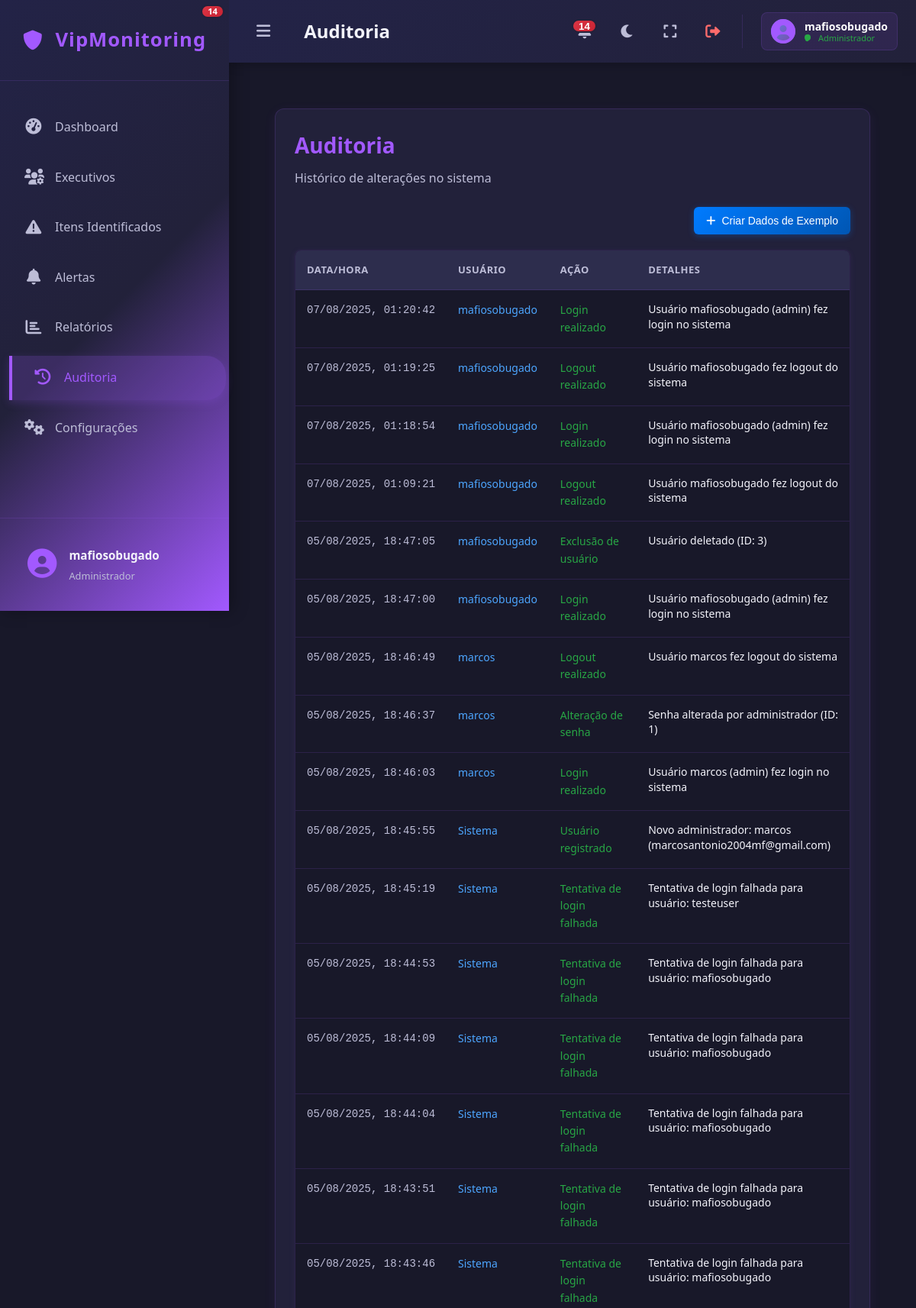
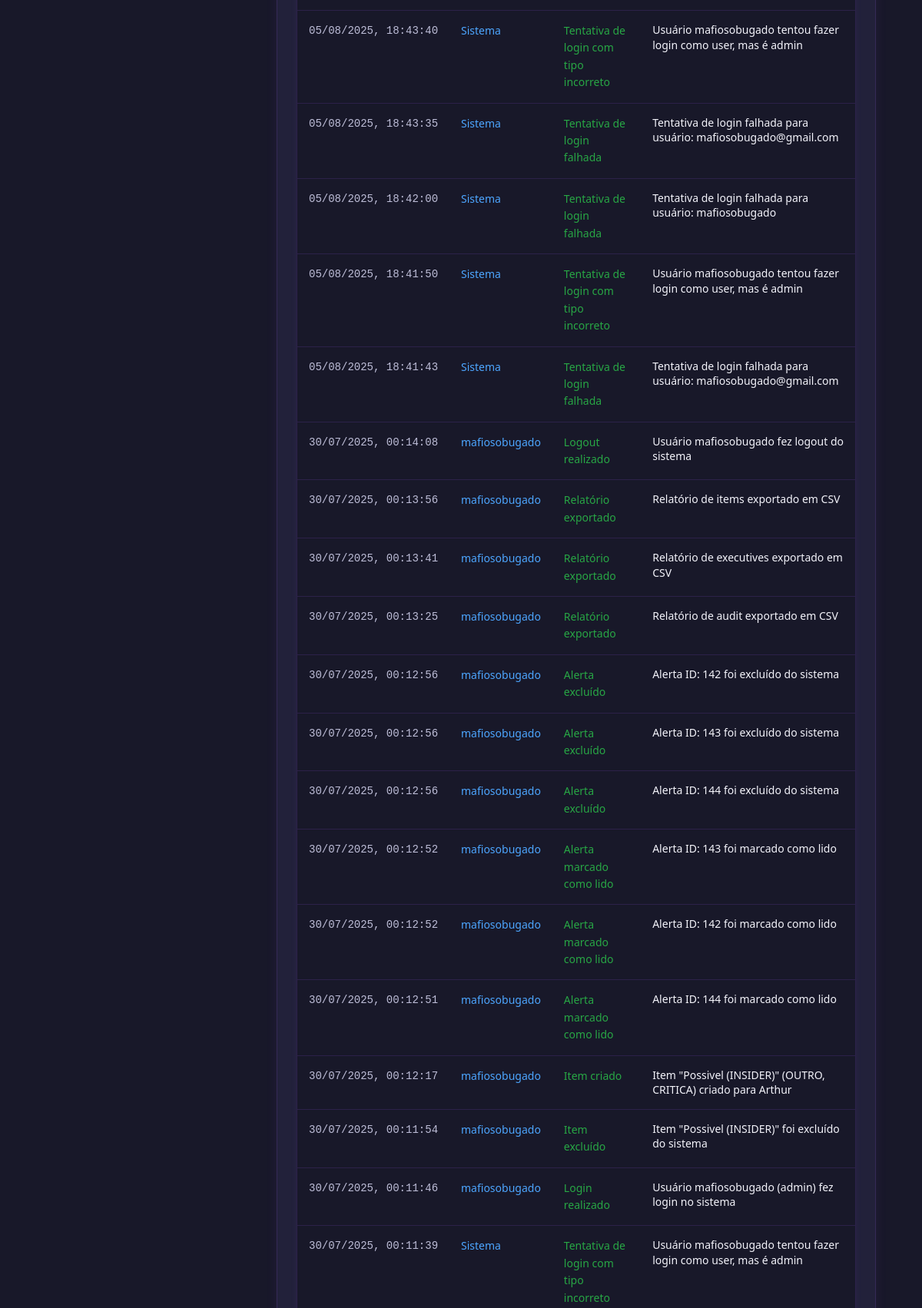
The app's page /audit (signed in, upper part) with its own data (2 pictures, top to bottom).
### tables this page shows
CREATE TABLE users (
            id INTEGER PRIMARY KEY AUTOINCREMENT,
            username TEXT NOT NULL UNIQUE,
            email TEXT NOT NULL UNIQUE,
            password TEXT NOT NULL
        , user_type TEXT DEFAULT 'user', disabled BOOLEAN DEFAULT 0);

CREATE TABLE audit_log (
            id INTEGER PRIMARY KEY AUTOINCREMENT,
            timestamp TEXT NOT NULL,
            user TEXT NOT NULL,
            action TEXT NOT NULL,
            details TEXT NOT NULL,
            related_table TEXT,
            related_id INTEGER,
            created_at TEXT NOT NULL DEFAULT CURRENT_TIMESTAMP
        );

### app.py (the view)
@app.route('/audit')
@login_required
def audit():
    audit_logs = database.get_all_audit_logs()
    return render_template('audit.html', audit_logs=audit_logs, active_page='audit')

### app.py (called while the page is built)
@login_manager.user_loader
def load_user(user_id):
    try:
        return database.User.get(user_id)
    except Exception as e:
        print(f"Erro ao carregar usuário {user_id}: {e}")
        return None

### database.py (called while the page is built)
def get_db_connection():
    conn = sqlite3.connect(DATABASE)
    conn.row_factory = sqlite3.Row # Isso permite acessar colunas por nome
    return conn

def get_all_audit_logs():
    conn = get_db_connection()
    logs = conn.execute('''
        SELECT * FROM audit_log
        ORDER BY created_at DESC
    ''').fetchall()
    conn.close()
    return logs

    @staticmethod
    def get(user_id):
        conn = get_db_connection()
        user_data = conn.execute('SELECT * FROM users WHERE id = ?', (user_id,)).fetchone()
        conn.close()
        if user_data:
            user_type = user_data['user_type'] if 'user_type' in user_data.keys() else 'user'
            disabled = user_data['disabled'] if 'disabled' in user_data.keys() else False
            return User(user_data['id'], user_data['username'], user_data['email'], user_data['password'], user_type, disabled)
        return None

### templates/audit.html (shortened to what this page needs)
{% extends "base.html" %}
{% block page_title %}Auditoria{% endblock %}
{% block content %}
<div class="audit-container">
    <div class="audit-header">
        <h2>Auditoria</h2>
        <p class="audit-subtitle">Histórico de alterações no sistema</p>
    </div>
    <div class="audit-actions">
        <button class="btn-sample" onclick="createSampleLogs()">
            <i class="fas fa-plus"></i>
            Criar Dados de Exemplo
        </button>
    </div>
    <div class="audit-table-container">
        <table class="audit-table">
            <thead>
                <tr>
                    <th>DATA/HORA</th>
                    <th>USUÁRIO</th>
                    <th>AÇÃO</th>
                    <th>DETALHES</th>
                </tr>
            </thead>
            <tbody>
                {% if audit_logs %}
                    {% for log in audit_logs %}
                    <tr>
                        <td class="audit-timestamp">{{ log.timestamp }}</td>
                        <td class="audit-user">{{ log.user }}</td>
                        <td class="audit-action">{{ log.action }}</td>
                        <td class="audit-details">{{ log.details }}</td>
                    </tr>
                    {% endfor %}
                {% endif %}
            </tbody>
        </table>
    </div>
</div>
{% endblock %}

### templates/base.html (shortened to what this page needs)
<!DOCTYPE html>
<html lang="pt-BR">
<head>
    <link rel="stylesheet" href="{{ url_for('static', filename='css/style.css') }}">
    <link rel="stylesheet" href="https://cdnjs.cloudflare.com/ajax/libs/font-awesome/6.0.0/css/all.min.css">
</head>
<body>
    <div class="app-container">
        <div class="sidebar">
            <div class="sidebar-header">
                <div class="app-logo">
                    <i class="fas fa-shield-alt"></i>
                    <span>VipMonitoring</span>
                </div>
            </div>
            <nav class="sidebar-nav">
                <ul>
                    <li class="nav-item {{ 'active' if active_page == 'dashboard' else '' }}">
                        <a href="{{ url_for('dashboard') }}">
                            <i class="fas fa-tachometer-alt"></i>
                            <span class="nav-text">Dashboard</span>
                        </a>
                    </li>
                    <li class="nav-item {{ 'active' if active_page == 'executives' else '' }}">
                        <a href="{{ url_for('executives') }}">
                            <i class="fas fa-users-cog"></i>
                            <span class="nav-text">Executivos</span>
                        </a>
                    </li>
                    <li class="nav-item {{ 'active' if active_page == 'items' else '' }}">
                        <a href="{{ url_for('items') }}">
                            <i class="fas fa-exclamation-triangle"></i>
                            <span class="nav-text">Itens Identificados</span>
                        </a>
                    </li>
                    <li class="nav-item {{ 'active' if active_page == 'alerts' else '' }}">
                        <a href="{{ url_for('alerts') }}">
                            <i class="fas fa-bell"></i>
                            <span class="nav-text">Alertas</span>
                            <span class="notification-badge" id="alertsBadge" style="display: none;"></span>
                        </a>
                    </li>
                    <li class="nav-item {{ 'active' if active_page == 'reports' else '' }}">
                        <a href="{{ url_for('reports') }}">
                            <i class="fas fa-chart-bar"></i>
                            <span class="nav-text">Relatórios</span>
                        </a>
                    </li>
                    <li class="nav-item {{ 'active' if active_page == 'audit' else '' }}">
                        <a href="{{ url_for('audit') }}">
                            <i class="fas fa-history"></i>
                            <span class="nav-text">Auditoria</span>
                        </a>
                    </li>
                    {% if current_user.is_authenticated and current_user.user_type == 'admin' %}
                    <li class="nav-item {{ 'active' if active_page == 'config' else '' }}">
                        <a href="{{ url_for('config') }}">
                            <i class="fas fa-cogs"></i>
                            <span class="nav-text">Configurações</span>
                        </a>
                    </li>
                    {% endif %}
                </ul>
            </nav>
            <div class="sidebar-footer">
                <div class="user-profile">
                    <div class="user-avatar">
                        <i class="fas fa-user-circle"></i>
                    </div>
                    <div class="user-info">
                        <span class="user-name">{{ current_user.username if current_user.is_authenticated else 'Usuário' }}</span>
                        <span class="user-role">{{ 'Administrador' if current_user.is_authenticated and current_user.user_type == 'admin' else 'Usuário' }}</span>
                    </div>
                </div>
            </div>
        </div>
        <div class="main-content">
            <nav class="navbar">
                <div class="navbar-left">
                    <button class="sidebar-toggle" onclick="toggleSidebar()">
                        <i class="fas fa-bars"></i>
                    </button>
                    <div class="page-title">
                        <h3>{% block page_title %}{% endblock %}</h3>
                    </div>
                </div>
                <div class="navbar-right">
                    <div class="navbar-actions">
                        <div style="position: relative;">
                            <button class="action-btn" id="alertBtn" title="Alertas Recentes" onclick="toggleAlertsDropdown()">
                                <i class="fas fa-bell"></i>
                                <span class="notification-badge" id="alertsCount" style="display: none;">0</span>
                            </button>
                        </div>
                        <button class="action-btn" title="Modo escuro" onclick="toggleDarkMode()">
                            <i class="fas fa-moon"></i>
                        </button>
                        <button class="action-btn" title="Tela cheia" onclick="toggleFullscreen()">
                            <i class="fas fa-expand"></i>
                        </button>
                        <button class="action-btn logout-btn" title="Sair" onclick="window.location.href='{{ url_for('logout') }}';return false;">
                            <i class="fas fa-sign-out-alt"></i>
                        </button>
                    </div>
                    <div class="user-info-navbar">
                        <div class="user-avatar-small">
                            <i class="fas fa-user-circle"></i>
                        </div>
                        <div class="user-details">
                            <span class="user-name">{{ current_user.username if current_user.is_authenticated else 'Usuário' }}</span>
                            <span class="user-status online">{{ 'Administrador' if current_user.is_authenticated and current_user.user_type == 'admin' else 'Usuário' }}</span>
                        </div>
                    </div>
                </div>
            </nav>
            <div class="content-area"
                 style="margin-left: 0; transition: margin-left 0.3s ease;"
                 data-sidebar-state="closed">
                {% block content %}{% endblock %}
            </div>
        </div>
    </div>
</body>
</html>

### records on screen
users: username "mafiosobugado", user_type "Administrador"
audit_log: timestamp "07/08/2025, 01:20:42", user "mafiosobugado", action "Login realizado", details "Usuário mafiosobugado (admin) fez login no sistema"
audit_log: timestamp "07/08/2025, 01:19:25", user "mafiosobugado", action "Logout realizado", details "Usuário mafiosobugado fez logout do sistema"
audit_log: timestamp "07/08/2025, 01:18:54", user "mafiosobugado", action "Login realizado", details "Usuário mafiosobugado (admin) fez login no sistema"
audit_log: timestamp "07/08/2025, 01:09:21", user "mafiosobugado", action "Logout realizado", details "Usuário mafiosobugado fez logout do sistema"
audit_log: timestamp "05/08/2025, 18:47:05", user "mafiosobugado", action "Exclusão de usuário", details "Usuário deletado (ID: 3)"
audit_log: timestamp "05/08/2025, 18:47:00", user "mafiosobugado", action "Login realizado", details "Usuário mafiosobugado (admin) fez login no sistema"
audit_log: timestamp "05/08/2025, 18:46:49", user "marcos", action "Logout realizado", details "Usuário marcos fez logout do sistema"
audit_log: timestamp "05/08/2025, 18:46:37", user "marcos", action "Alteração de senha", details "Senha alterada por administrador (ID: 1)"
audit_log: timestamp "05/08/2025, 18:46:03", user "marcos", action "Login realizado", details "Usuário marcos (admin) fez login no sistema"
audit_log: timestamp "05/08/2025, 18:45:55", user "Sistema", action "Usuário registrado", details "Novo administrador: marcos (marcosantonio2004mf@gmail.com)"
audit_log: timestamp "05/08/2025, 18:45:19", user "Sistema", action "Tentativa de login falhada", details "Tentativa de login falhada para usuário: testeuser"
audit_log: timestamp "05/08/2025, 18:44:53", user "Sistema", action "Tentativa de login falhada", details "Tentativa de login falhada para usuário: mafiosobugado"
audit_log: timestamp "05/08/2025, 18:44:09", user "Sistema", action "Tentativa de login falhada", details "Tentativa de login falhada para usuário: mafiosobugado"
audit_log: timestamp "05/08/2025, 18:44:04", user "Sistema", action "Tentativa de login falhada", details "Tentativa de login falhada para usuário: mafiosobugado"
audit_log: timestamp "05/08/2025, 18:43:51", user "Sistema", action "Tentativa de login falhada", details "Tentativa de login falhada para usuário: mafiosobugado"
audit_log: timestamp "05/08/2025, 18:43:46", user "Sistema", action "Tentativa de login falhada", details "Tentativa de login falhada para usuário: mafiosobugado"
audit_log: timestamp "05/08/2025, 18:43:40", user "Sistema", action "Tentativa de login com tipo incorreto", details "Usuário mafiosobugado tentou fazer login como user, mas é admin"
audit_log: timestamp "05/08/2025, 18:43:35", user "Sistema", action "Tentativa de login falhada", details "Tentativa de login falhada para usuário: mafiosobugado@gmail.com"
audit_log: timestamp "05/08/2025, 18:42:00", user "Sistema", action "Tentativa de login falhada", details "Tentativa de login falhada para usuário: mafiosobugado"
audit_log: timestamp "05/08/2025, 18:41:50", user "Sistema", action "Tentativa de login com tipo incorreto", details "Usuário mafiosobugado tentou fazer login como user, mas é admin"
audit_log: timestamp "05/08/2025, 18:41:43", user "Sistema", action "Tentativa de login falhada", details "Tentativa de login falhada para usuário: mafiosobugado@gmail.com"
audit_log: timestamp "30/07/2025, 00:14:08", user "mafiosobugado", action "Logout realizado", details "Usuário mafiosobugado fez logout do sistema"
audit_log: timestamp "30/07/2025, 00:13:56", user "mafiosobugado", action "Relatório exportado", details "Relatório de items exportado em CSV"
audit_log: timestamp "30/07/2025, 00:13:41", user "mafiosobugado", action "Relatório exportado", details "Relatório de executives exportado em CSV"
audit_log: timestamp "30/07/2025, 00:13:25", user "mafiosobugado", action "Relatório exportado", details "Relatório de audit exportado em CSV"
audit_log: timestamp "30/07/2025, 00:12:56", user "mafiosobugado", action "Alerta excluído", details "Alerta ID: 142 foi excluído do sistema"
audit_log: timestamp "30/07/2025, 00:12:56", user "mafiosobugado", action "Alerta excluído", details "Alerta ID: 143 foi excluído do sistema"
audit_log: timestamp "30/07/2025, 00:12:56", user "mafiosobugado", action "Alerta excluído", details "Alerta ID: 144 foi excluído do sistema"
audit_log: timestamp "30/07/2025, 00:12:52", user "mafiosobugado", action "Alerta marcado como lido", details "Alerta ID: 143 foi marcado como lido"
audit_log: timestamp "30/07/2025, 00:12:52", user "mafiosobugado", action "Alerta marcado como lido", details "Alerta ID: 142 foi marcado como lido"
audit_log: timestamp "30/07/2025, 00:12:51", user "mafiosobugado", action "Alerta marcado como lido", details "Alerta ID: 144 foi marcado como lido"
audit_log: timestamp "30/07/2025, 00:12:17", user "mafiosobugado", action "Item criado", details "Item \"Possivel (INSIDER)\" (OUTRO, CRITICA) criado para Arthur"
audit_log: timestamp "30/07/2025, 00:11:54", user "mafiosobugado", action "Item excluído", details "Item \"Possivel (INSIDER)\" foi excluído do sistema"
audit_log: timestamp "30/07/2025, 00:11:46", user "mafiosobugado", action "Login realizado", details "Usuário mafiosobugado (admin) fez login no sistema"
audit_log: timestamp "30/07/2025, 00:11:39", user "Sistema", action "Tentativa de login com tipo incorreto", details "Usuário mafiosobugado tentou fazer login como user, mas é admin"
